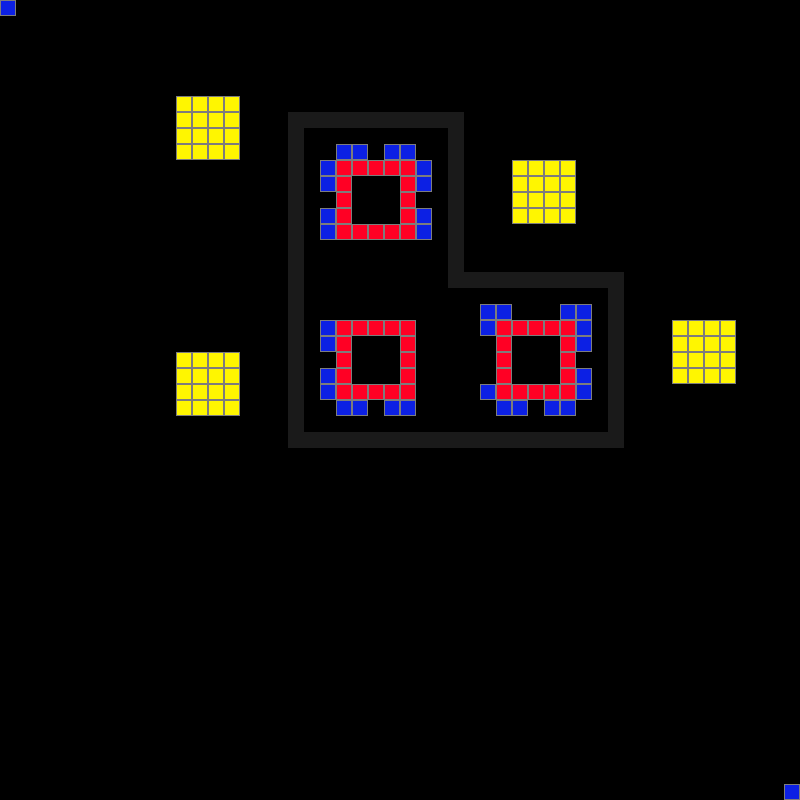

A level layout from a 2D game, rendered from its tile map. Below: a short description, then the map file with tile-grid data replaced by summaries:
An orthogonal 50x50 tile map with 16x16 px tiles, 1 tile layer (Tile Layer 1) and 1 object.

<map version="1.0" orientation="orthogonal" width="50" height="50" tilewidth="16" tileheight="16">
 <tileset firstgid="1" name="Simple" tilewidth="16" tileheight="16">
  <image source="simpleAtlas.png" width="128" height="128" />
 </tileset>
 <layer name="Tile Layer 1" width="50" height="50">
  <data>[2500 cells, 228 non-empty, 4 distinct tile ids]</data>
 </layer>
 <objectgroup name="Object Layer 1" width="50" height="50">
  <object x="312" y="119">
   <polyline points="0,0 16,0 32,0 48,0 64,0 80,0 96,0 112,0 128,0 144,0 144,16 144,32 144,48 144,64 144,80 144,96 144,112 144,128 144,144 144,160 160,160 176,160 192,160 208,160 224,160 240,160 256,160 272,160 288,160 304,160 304,176 304,192 304,208 304,224 304,240 304,256 304,272 304,288 304,304 304,320 288,320 272,320 256,320 240,320 224,320 208,320 192,320 176,320 160,320 144,320 128,320 112,320 96,320 80,320 64,320 48,320 32,320 16,320 0,320 -16,320 -16,304 -16,288 -16,272 -16,256 -16,240 -16,224 -16,208 -16,192 -16,176 -16,160 -16,144 -16,128 -16,112 -16,96 -16,80 -16,64 -16,48 -16,32 -16,16 -16,0 0,0" />
  </object>
 </objectgroup>
</map>
